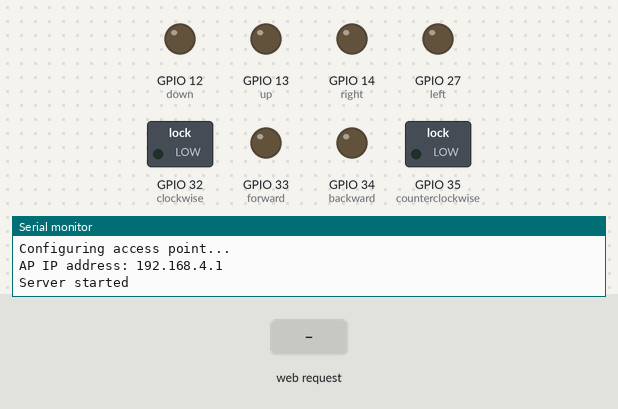
A sketch run on a simulated ESP32. Parts: switched loads named in the sketch (green lamp = pin HIGH), output pins drawn as LEDs (lit = HIGH), the last lines printed to the serial monitor. The test bench sets the inputs (shaded band).

Above: at 1.2 s.
1.3 s: HTTP request GET /u received
At 2.5 s:
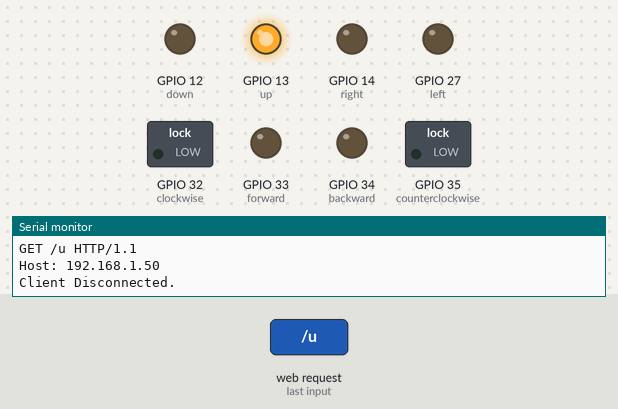
2.8 s: HTTP request GET /d received
At 3.8 s:
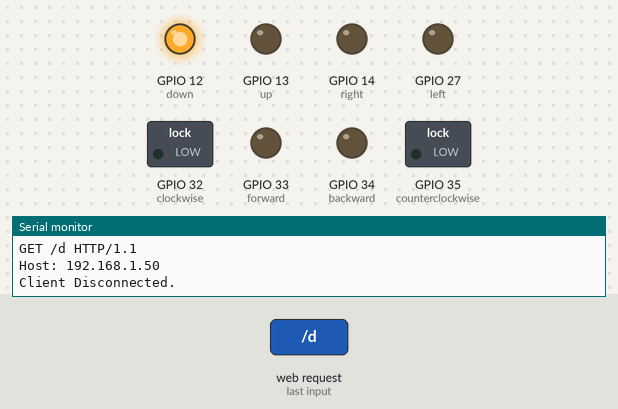
4.3 s: HTTP request GET /l received
At 5.0 s:
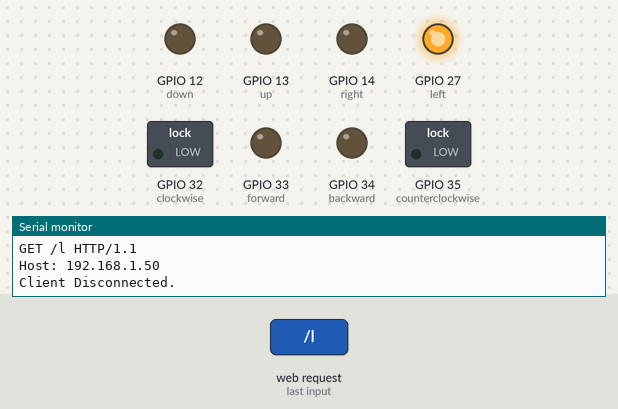
5.8 s: HTTP request GET /r received
At 6.1 s:
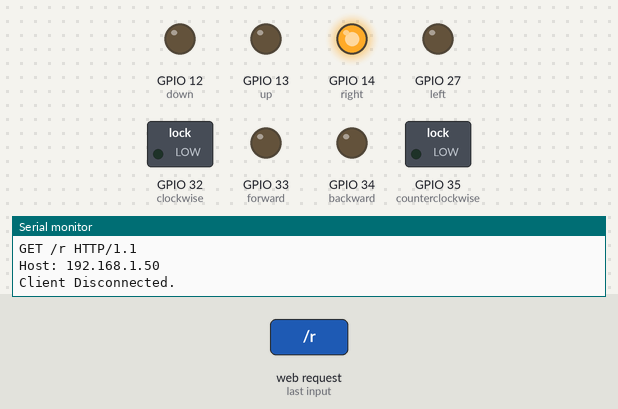
7.3 s: HTTP request GET /c received
At 8.5 s:
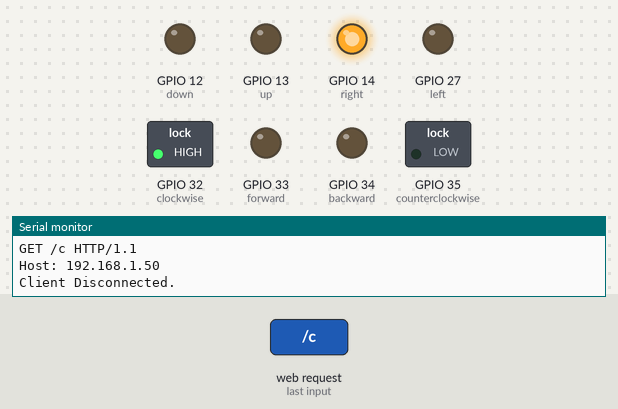
8.8 s: HTTP request GET /cc received
At 9.6 s:
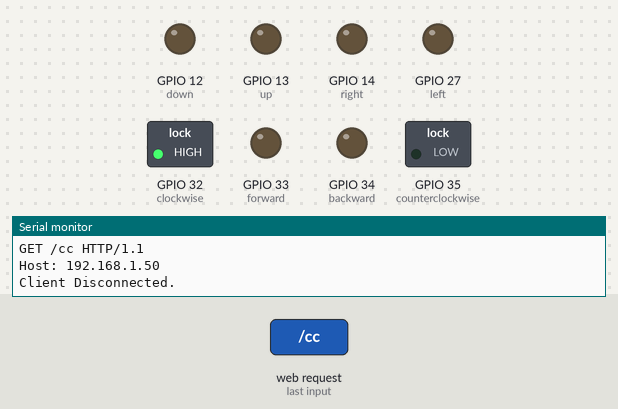
Timing chart, 0 to 11.3 s (numbered marks = the images above; inputs shaded):
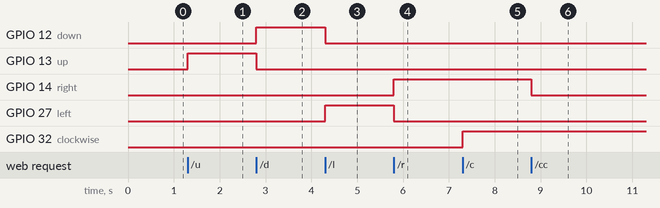

Measured:
- after the input at 1.3 s, GPIO 13 (up): LOW → HIGH at once
- after the input at 2.8 s, GPIO 12 (down): LOW → HIGH at once; GPIO 13 (up): HIGH → LOW at once
- after the input at 4.3 s, GPIO 12 (down): HIGH → LOW at once; GPIO 27 (left): LOW → HIGH at once
- after the input at 5.8 s, GPIO 14 (right): LOW → HIGH at once; GPIO 27 (left): HIGH → LOW at once
- after the input at 7.3 s, GPIO 32 (clockwise): LOW → HIGH at once
- after the input at 8.8 s, GPIO 14 (right): HIGH → LOW at once

The sketch:

WiFiAccessPoint2.ino
```cpp
/*
  WiFiAccessPoint.ino creates a WiFi access point and provides a web server on it.

  Steps:
  1. Connect to the access point "yourAp"
  2. Point your web browser to http://192.168.4.1/H to turn the LED on or http://192.168.4.1/L to turn it off
     OR
     Run raw TCP "GET /H" and "GET /L" on PuTTY terminal with 192.168.4.1 as IP address and 80 as port

  Created for arduino-esp32 on 04 July, 2018
  by Elochukwu Ifediora (fedy0)
*/

#include <WiFi.h>
#include <WiFiClient.h>
#include <WiFiAP.h>

#define LED_BUILTIN 2   // Set the GPIO pin where you connected your test LED or comment this line out if your dev board has a built-in LED

// Set these to your desired credentials.
const char *ssid = "Pride";
const char *password = "yourPassword";

WiFiServer server(80);

#define up 13
#define down 12
#define left 27
#define right 14
#define clockwise 32
#define counterclockwise 35
#define forward 33
#define backward 34

void setup() {
  pinMode (up, OUTPUT);
  pinMode (down, OUTPUT);
  pinMode (left, OUTPUT);
  pinMode (right, OUTPUT);
  pinMode (clockwise, OUTPUT);
  pinMode (counterclockwise, OUTPUT);
  pinMode (forward, OUTPUT);
  pinMode (backward, OUTPUT);

  Serial.begin(115200);
  Serial.println();
  Serial.println("Configuring access point...");

  // You can remove the password parameter if you want the AP to be open.
  WiFi.softAP(ssid, password);
  IPAddress myIP = WiFi.softAPIP();
  Serial.print("AP IP address: ");
  Serial.println(myIP);
  server.begin();

  Serial.println("Server started");
}

void loop() {
  WiFiClient client = server.available();   // listen for incoming clients

  if (client) {                             // if you get a client,
    Serial.println("New Client.");           // print a message out the serial port
    String currentLine = "";                // make a String to hold incoming data from the client
    while (client.connected()) {            // loop while the client's connected
      if (client.available()) {             // if there's bytes to read from the client,
        char c = client.read();             // read a byte, then
        Serial.write(c);                    // print it out the serial monitor
        if (c == '\n') {                    // if the byte is a newline character

          // if the current line is blank, you got two newline characters in a row.
          // that's the end of the client HTTP request, so send a response:
          if (currentLine.length() == 0) {
            // HTTP headers always start with a response code (e.g. HTTP/1.1 200 OK)
            // and a content-type so the client knows what's coming, then a blank line:
            client.println("HTTP/1.1 200 OK");
            client.println("Content-type:text/html");
            client.println();

            // the content of the HTTP response follows the header:
           client.print("welcome to Ian's quad control page <br>");
            client.print("<button><a href=\"/u\">up</a> <button><br>");
            client.print("<button><a href=\"/d\">down</a> <button><br>");
            client.print("<button><a href=\"/l\">left</a> <button><br>");
            client.print("<button><a href=\"/r\">right</a> <button><br>");
            client.print("<button><a href=\"/c\">clockwise</a> <button><br>");
            client.print("<button><a href=\"/cc\">counter clockwise</a> <button><br>");
            client.print("<button><a href=\"/f\">forward</a> <button><br>");
            client.print("<button><a href=\"/b\">backward</a> <button><br>");

            // The HTTP response ends with another blank line:
            client.println();
            // break out of the while loop:
            break;
          } else {    // if you got a newline, then clear currentLine:
            currentLine = "";
          }
        } else if (c != '\r') {  // if you got anything else but a carriage return character,
          currentLine += c;      // add it to the end of the currentLine
        }

        // Check to see if the client request was "GET /H" or "GET /L":
        if (currentLine.endsWith("GET /u")) {
          digitalWrite(up, HIGH);
            digitalWrite(down, LOW);
            digitalWrite(left, LOW);
            digitalWrite(right, LOW);
            digitalWrite(clockwise, LOW);
            digitalWrite(counterclockwise, LOW);
            digitalWrite(forward, LOW);
            digitalWrite(backward, LOW);

        }
        if (currentLine.endsWith("GET /d")) {
          digitalWrite(up, LOW);
            digitalWrite(down, HIGH);
            digitalWrite(left, LOW);
            digitalWrite(right, LOW);
            digitalWrite(clockwise, LOW);
            digitalWrite(counterclockwise, LOW);
            digitalWrite(forward, LOW);
            digitalWrite(backward, LOW);                      // GET /L turns the LED off
        }
         if (currentLine.endsWith("GET /l")) {
            digitalWrite(up, LOW);
            digitalWrite(down, LOW);
            digitalWrite(left, HIGH);
            digitalWrite(right, LOW);
            digitalWrite(clockwise, LOW);
            digitalWrite(counterclockwise, LOW);
            digitalWrite(forward, LOW);
            digitalWrite(backward, LOW);
      }
       if (currentLine.endsWith("GET /r")) {
            digitalWrite(up, LOW);
            digitalWrite(down, LOW);
            digitalWrite(left, LOW);
            digitalWrite(right, HIGH);
            digitalWrite(clockwise, LOW);
            digitalWrite(counterclockwise, LOW);
            digitalWrite(forward, LOW);
            digitalWrite(backward, LOW);
    }
     if (currentLine.endsWith("GET /c")) {
            digitalWrite(up, LOW);
            digitalWrite(down, LOW);
            digitalWrite(left, LOW);
            digitalWrite(right, HIGH);
            digitalWrite(clockwise, HIGH);
            digitalWrite(counterclockwise, LOW);
            digitalWrite(forward, LOW);
            digitalWrite(backward, LOW);
        }
        if (currentLine.endsWith("GET /cc")) {
            digitalWrite(up, LOW);
            digitalWrite(down, LOW);
            digitalWrite(left, LOW);
            digitalWrite(right, LOW);
            digitalWrite(clockwise, HIGH);
            digitalWrite(counterclockwise, LOW);
            digitalWrite(forward, LOW);
            digitalWrite(backward, LOW);
        }
        if (currentLine.endsWith("GET /f")) {
            digitalWrite(up, LOW);
            digitalWrite(down, LOW);
            digitalWrite(left, LOW);
            digitalWrite(right, LOW);
            digitalWrite(clockwise, HIGH);
            digitalWrite(counterclockwise, LOW);
            digitalWrite(forward, LOW);
            digitalWrite(backward, LOW);
        }
        if (currentLine.endsWith("GET /b")) {
            digitalWrite(up, LOW);
            digitalWrite(down, LOW);
            digitalWrite(left, LOW);
            digitalWrite(right, LOW);
            digitalWrite(clockwise, HIGH);
            digitalWrite(counterclockwise, LOW);
            digitalWrite(forward, LOW);
            digitalWrite(backward, LOW);
       }
      }
    }
    // close the connection:
    client.stop();
    Serial.println("Client Disconnected.");
  }
}
```
